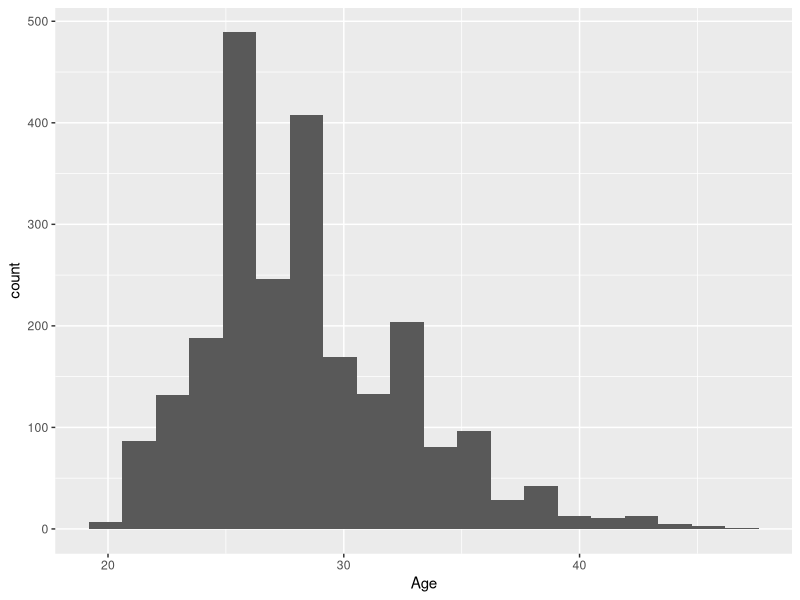
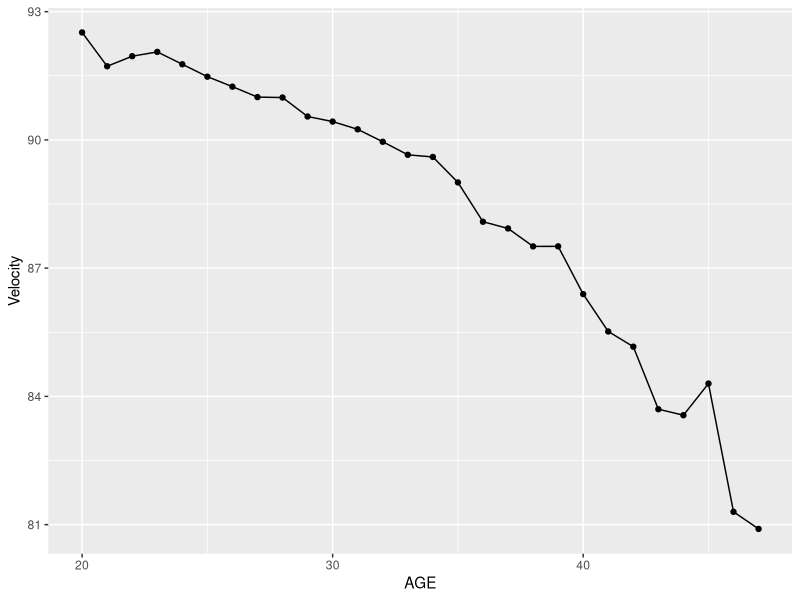
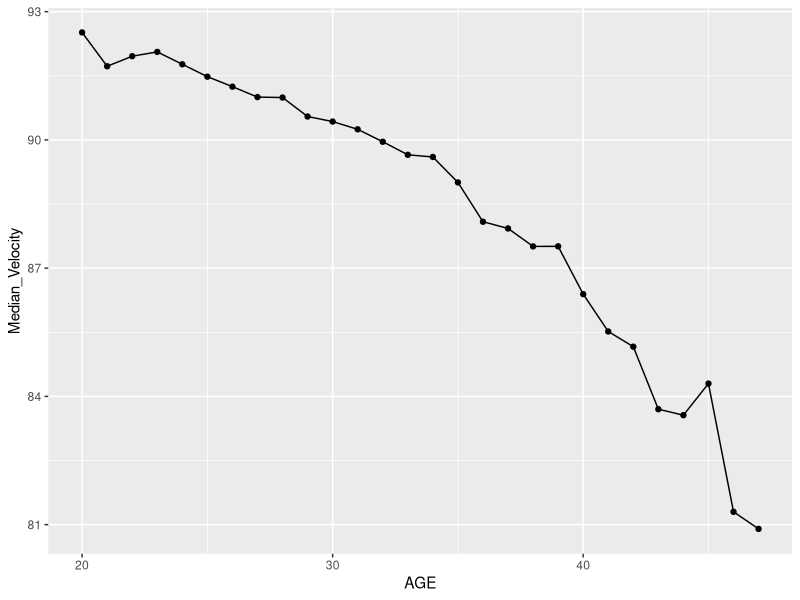

The R script that drew these images, in order:
 pitchers <- read.csv("fangraphs.csv")
install.packages("tidyverse")
library(tidyverse)
library(ggplot2)

# AGES of PITCHERS
age_hist <- ggplot(pitchers, aes(Age)) + geom_histogram(bins=20)
age_hist

# Looking at average fastball velocity by age
avg_fbv <- function(age){
  df <- pitchers %>%
    filter(Age == age)
  fb <- df$FBv
  mean(fb)
}

ages <- seq(20,47,1)
vel <- sapply(ages, avg_fbv)
vel
df2 <- data.frame("AGE" = ages, "Velocity" = vel)
df2
ggplot(df2, aes(x = AGE, y=Velocity)) + geom_point() + geom_line()

#Median fastball velocity by age
med_fbv <- function(age){
  df <- pitchers %>%
    filter(Age == age)
  fb <- df$FBv
  median(fb)
}
medvel <- sapply(ages, med_fbv)
medvel
df3 <- data.frame("AGE" = ages, "Median_Velocity" = vel)
ggplot(df3, aes(x = AGE, y=Median_Velocity)) + geom_point() + geom_line()

# Look at pitchers with great fastballs - is the dropoff steeper for them?